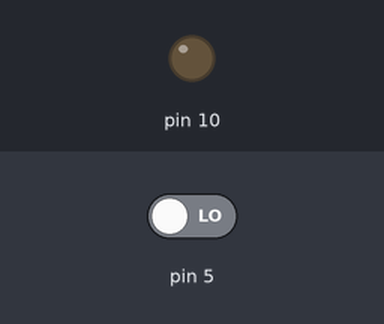
A sketch run on a simulated Arduino Uno, built with avr-gcc and run on an emulated ATmega328P. Shown: output pins drawn as LEDs (lit = HIGH). The test bench sets the inputs (shaded band); at power-on: pin 5 LOW.

Above: at 1.8 s.
1.9 s: pin 5 driven HIGH
At 3.1 s:
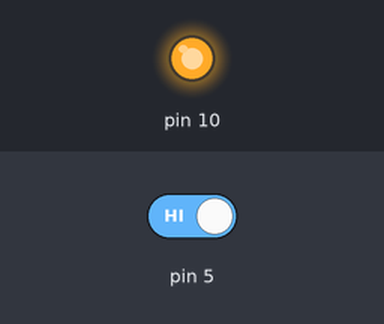
3.5 s: pin 5 driven LOW
At 4.2 s:
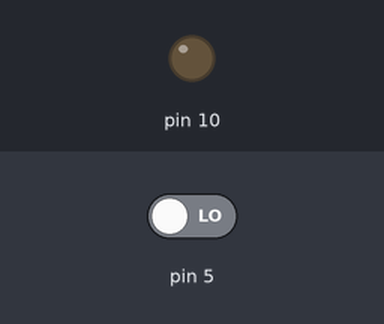
Timing chart, 0 to 6.5 s (numbered marks = the images above; inputs shaded):
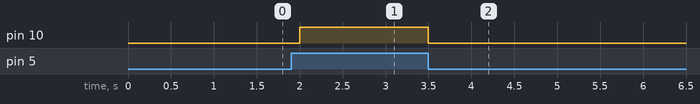

Measured:
- after the input at 1.9 s, pin 10: LOW → HIGH after 0.10 s
- after the input at 3.5 s, pin 10: HIGH → LOW at once

The sketch:

Pull-Down.ino
```cpp
int boton;

void setup() {
  pinMode(10, OUTPUT);
  pinMode(5, INPUT);

  boton = LOW;
}

void loop() {

  boton = digitalRead(5);

  if(boton == HIGH){
    digitalWrite(10, HIGH);
  }else{
    digitalWrite(10, LOW);
  }
  delay(500);
}
```
